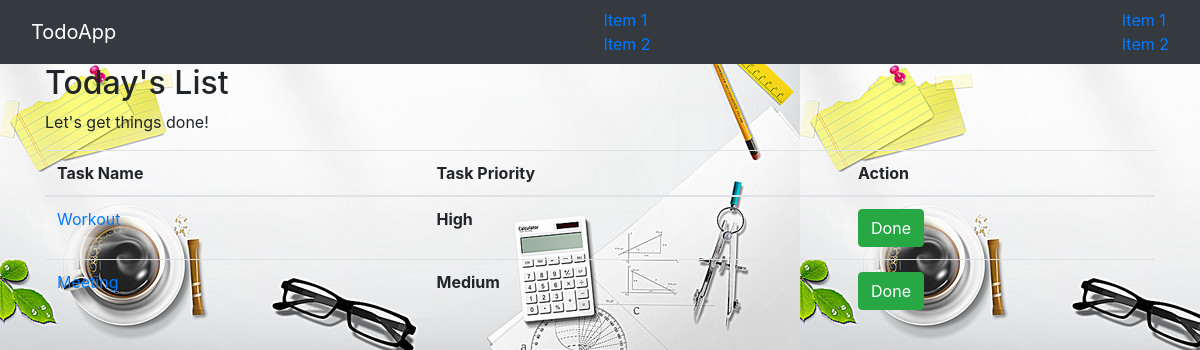
The page /todoapp/ on the database as committed earlier.
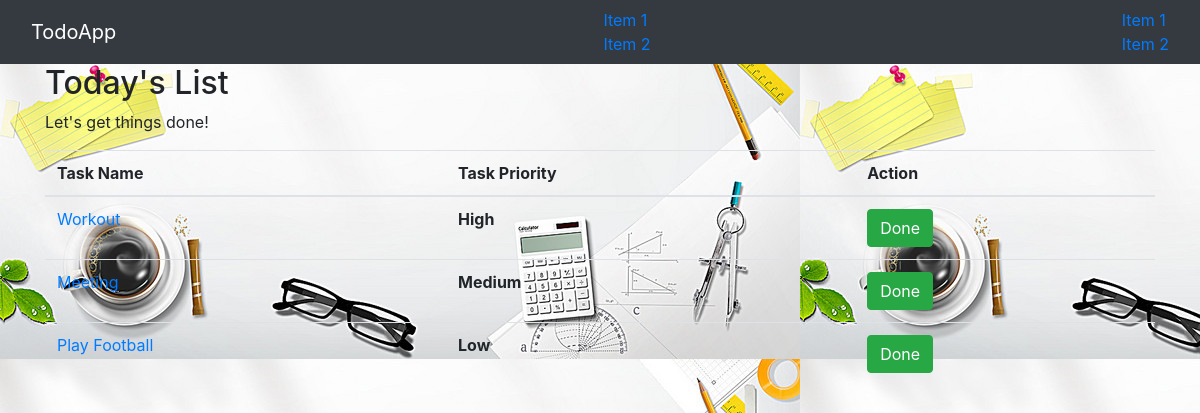
The same page on the database as committed later.
### todoapp/models.py (models this page shows, shortened)
class Task(models.Model):
    task_name = models.CharField(max_length=200)
    task_priority = models.CharField(max_length=200)

### todoapp/views.py (the view)
class IndexView(generic.ListView):
    template_name = 'todoapp/index.html'
    def get_queryset(self):
        return Task.objects.all()

### todoapp/templates/todoapp/index.html (shortened to what this page needs)
{% extends 'todoapp/base.html' %}
{% load staticfiles %}
            {% block body %}
            <div class="container">
                <h2>Today's List</h2>
                <p>Let's get things done!</p>
                <table class="table">
                    <thead>
                        <tr>
                            <th>Task Name</th>
                            <th>Task Priority</th>
                            <th>Action</th>
                        </tr>
                    </thead>
                    <tbody>
                        {% if task_list %}
                        {% for task in object_list %}
                        <tr class="active">
                            <td><a href="{% url 'todoapp:detail' task.id %}">{{task.task_name}}</a> </td>
                            <td><b>{{task.task_priority}}</b></td>
                            <td><button type="submit" class="btn btn-success">Done</button></td>
                        </tr>
                        {% endfor %}
                        {% endif %}
                    </tbody>
                </table>
            </div>
            {% endblock %}

Rows that differ between the two databases and show on the page:
added Task: task_name "Play Football", task_priority "Low"
